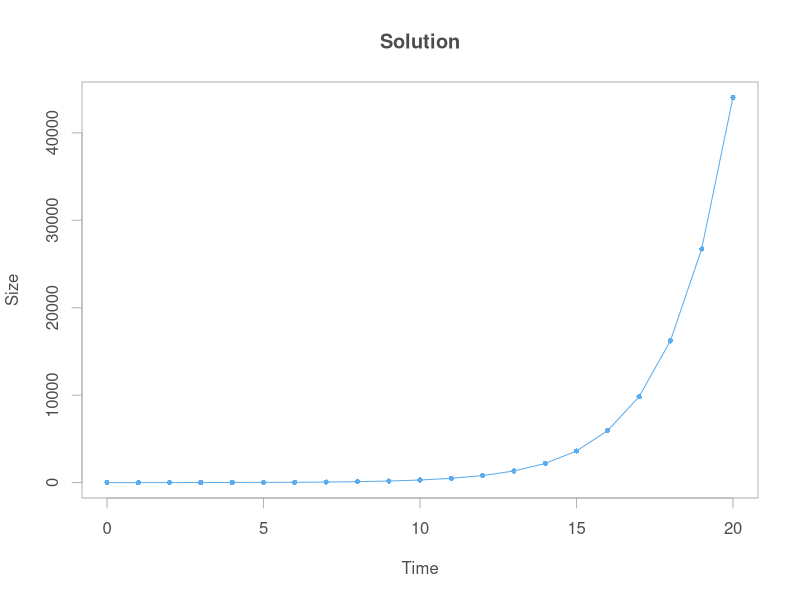
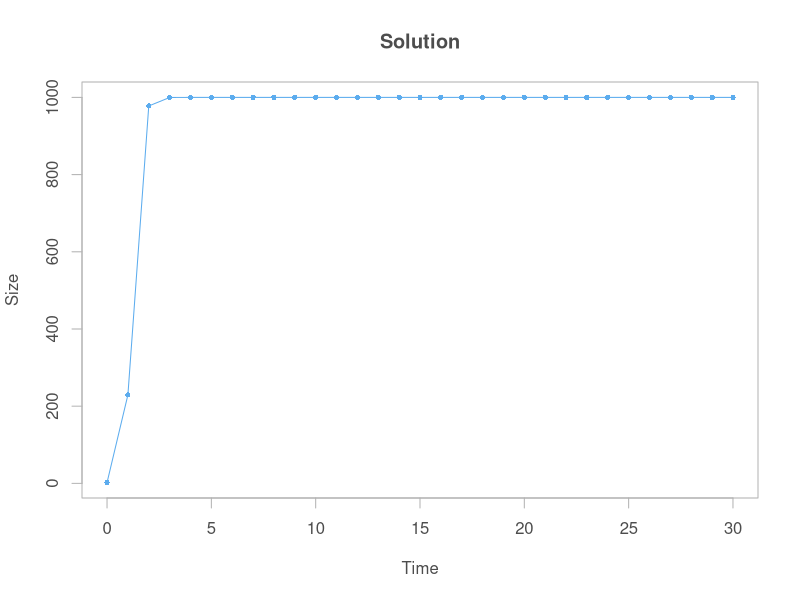
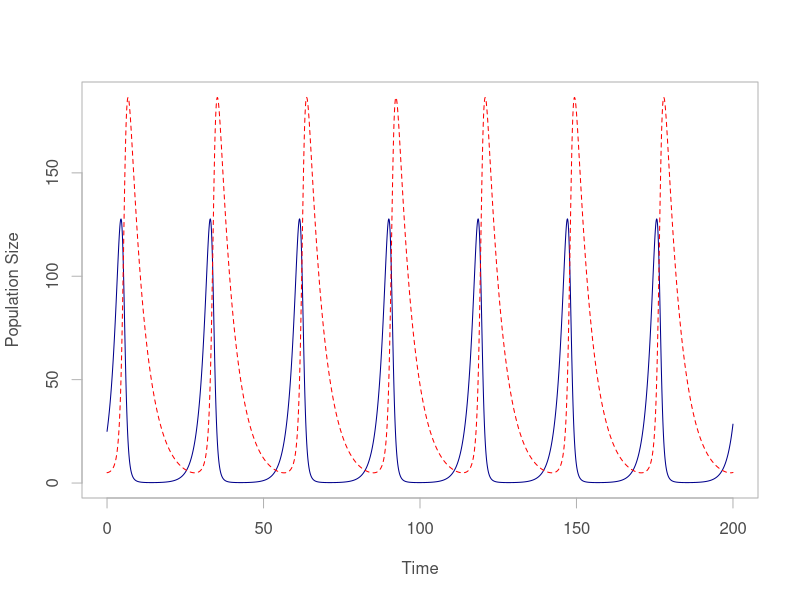

The R script that drew these images, in order:
## ---- chunk 1
library(deSolve)
library(lattice)
## ---- chunk 2
cgrowth <- function(times, y, parms) {
  r <- parms[1]
  N <- y[1]
  dN.dt <- r * N
  return(list(dN.dt))
}

p  <- 0.5
y0 <- 2
t  <- 0:20

sol <- ode(y = y0, times = t, func = cgrowth, parms = p)
sol
## ---- chunk 3
plot(sol, type='o', xlab="Time", ylab="Size", main="Solution",
     pch=16, cex=0.7, fg="grey70", col="steelblue2", col.axis="grey30",
     col.lab="grey30", col.main="grey30")
## ---- chunk 4
clogistic <- function(times, y, parms) {
  r <- parms[1]
  K <- parms[2]
  N <- y[1]
  dN.dt <- r * N * (1 - (N/K))
  return(list(dN.dt))
}

p  <- c(5, 1000)
y0 <- 2
t  <- 0:30

sol2 <- ode(y = y0, times = t, func = clogistic, parms = p)
sol2
## ---- chunk 5
plot(sol2, type='o', xlab="Time", ylab="Size", main="Solution",
     pch=16, cex=0.7, fg="grey70", col="steelblue2", col.axis="grey30",
     col.lab="grey30", col.main="grey30")
## ---- chunk 6
predpreyLV <- function(t, y, p) {
 with(c(as.list(y), as.list(p)), {
   dNdt <- r * N - a * P * N
   dPdt <- -b * P + f * P * N
   return(list(c(dNdt, dPdt)))
 })
}

r <- 0.50
a <- 0.01
f <- 0.01
b <- 0.20

p      <- c(r=r, a=a, b=b, f=f)
y0     <- c(N = 25, P = 5)
times  <- seq(0, 200, 0.1)
LV.out <- ode(y = y0, times, predpreyLV, p)

matplot(LV.out[,1], (LV.out[,2:3]), type="l", xlab="Time", 
        ylab="Population Size",fg="grey70", col=c("darkblue", "red"), col.axis="grey30",
     col.lab="grey30", col.main="grey30")
